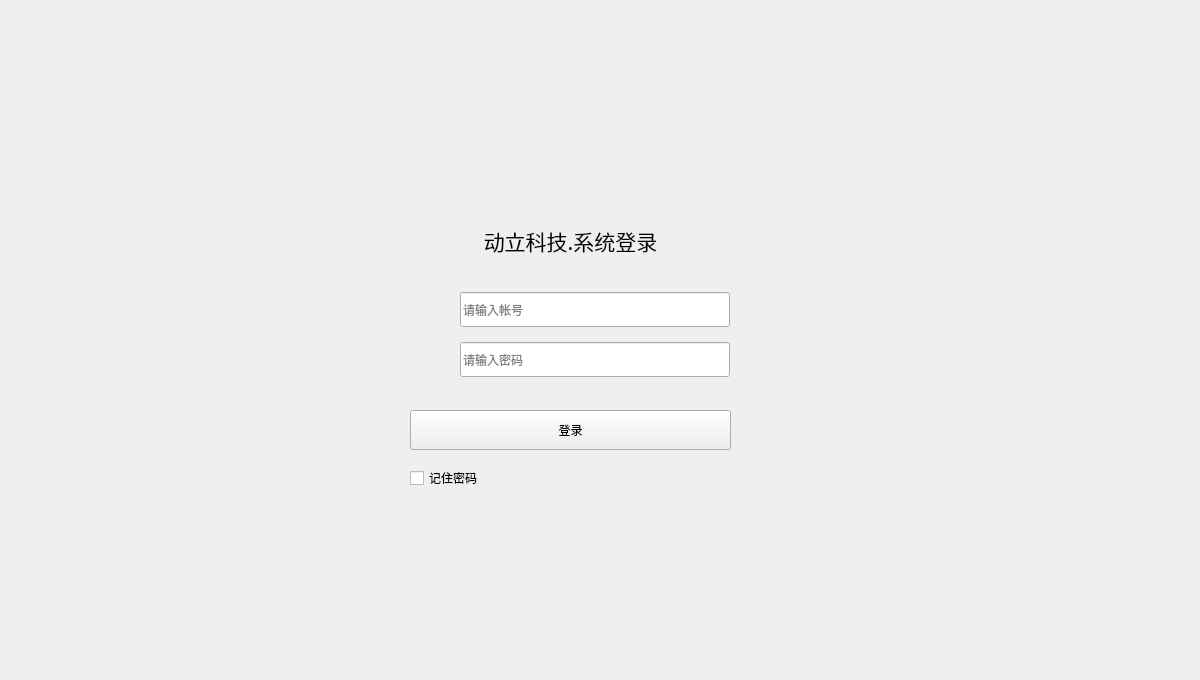
<?xml version="1.0" encoding="UTF-8"?>
<ui version="4.0">
 <class>frmMain</class>
 <widget class="QMainWindow" name="frmMain">
  <property name="geometry">
   <rect>
    <x>0</x>
    <y>0</y>
    <width>1200</width>
    <height>680</height>
   </rect>
  </property>
  <property name="sizePolicy">
   <sizepolicy hsizetype="Preferred" vsizetype="Preferred">
    <horstretch>0</horstretch>
    <verstretch>0</verstretch>
   </sizepolicy>
  </property>
  <property name="windowTitle">
   <string>系统登录</string>
  </property>
  <property name="styleSheet">
   <string notr="true"/>
  </property>
  <widget class="QWidget" name="centralwidget">
   <property name="styleSheet">
    <string notr="true"/>
   </property>
   <widget class="QWidget" name="loginWin" native="true">
    <property name="geometry">
     <rect>
      <x>390</x>
      <y>200</y>
      <width>361</width>
      <height>291</height>
     </rect>
    </property>
    <property name="styleSheet">
     <string notr="true"/>
    </property>
    <widget class="QToolButton" name="okButton">
     <property name="geometry">
      <rect>
       <x>20</x>
       <y>210</y>
       <width>321</width>
       <height>40</height>
      </rect>
     </property>
     <property name="cursor">
      <cursorShape>PointingHandCursor</cursorShape>
     </property>
     <property name="text">
      <string>登录</string>
     </property>
    </widget>
    <widget class="QWidget" name="widgetUser" native="true">
     <property name="geometry">
      <rect>
       <x>20</x>
       <y>90</y>
       <width>320</width>
       <height>40</height>
      </rect>
     </property>
     <widget class="QLineEdit" name="lineEditUser">
      <property name="geometry">
       <rect>
        <x>50</x>
        <y>2</y>
        <width>270</width>
        <height>35</height>
       </rect>
      </property>
      <property name="placeholderText">
       <string>请输入帐号</string>
      </property>
     </widget>
    </widget>
    <widget class="QWidget" name="widgetPwd" native="true">
     <property name="geometry">
      <rect>
       <x>20</x>
       <y>140</y>
       <width>320</width>
       <height>40</height>
      </rect>
     </property>
     <widget class="QLineEdit" name="lineEditPwd">
      <property name="geometry">
       <rect>
        <x>50</x>
        <y>2</y>
        <width>270</width>
        <height>35</height>
       </rect>
      </property>
      <property name="placeholderText">
       <string>请输入密码</string>
      </property>
     </widget>
    </widget>
    <widget class="QLabel" name="labelWelLine">
     <property name="geometry">
      <rect>
       <x>50</x>
       <y>110</y>
       <width>100</width>
       <height>5</height>
      </rect>
     </property>
     <property name="text">
      <string/>
     </property>
    </widget>
    <widget class="QCheckBox" name="checkBox">
     <property name="geometry">
      <rect>
       <x>20</x>
       <y>270</y>
       <width>71</width>
       <height>16</height>
      </rect>
     </property>
     <property name="text">
      <string>记住密码</string>
     </property>
    </widget>
    <widget class="QLabel" name="label">
     <property name="geometry">
      <rect>
       <x>20</x>
       <y>20</y>
       <width>321</width>
       <height>41</height>
      </rect>
     </property>
     <property name="font">
      <font>
       <family>微软雅黑</family>
       <pointsize>16</pointsize>
       <weight>50</weight>
       <bold>false</bold>
      </font>
     </property>
     <property name="text">
      <string>动立科技.系统登录</string>
     </property>
     <property name="alignment">
      <set>Qt::AlignCenter</set>
     </property>
    </widget>
   </widget>
  </widget>
 </widget>
 <resources/>
 <connections/>
</ui>
